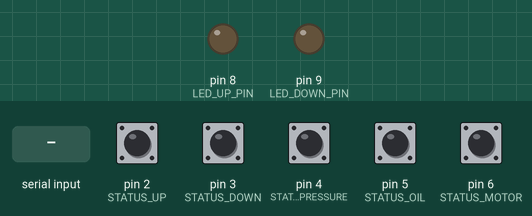
Recording of a sketch running on a simulated Arduino Mega 2560, built with avr-gcc and run on an emulated ATmega2560. Parts: output pins drawn as LEDs (lit = HIGH). The test bench sets the inputs (shaded band); at power-on: pin 2 (STATUS_UP), pin 3 (STATUS_DOWN), pin 4 (STATUS_PRESSURE), pin 5 (STATUS_OIL), pin 6 (STATUS_MOTOR) HIGH.

Above: at 1.2 s.
1.3 s: "up\n" received over the second serial link
At 2.0 s:
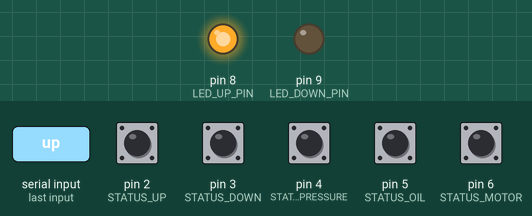
2.8 s: "down\n" received over the second serial link
At 3.2 s:
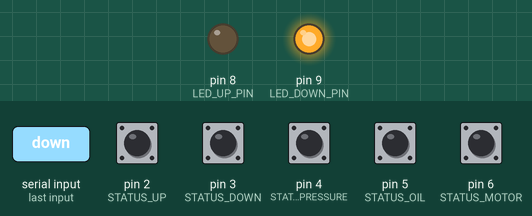
5.9 s: "stop\n" received over the second serial link
At 6.8 s:
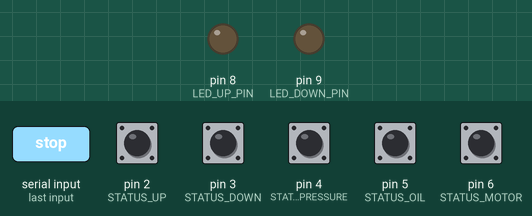
Timing chart, 0 to 8.4 s (numbered marks = the images above; inputs shaded):
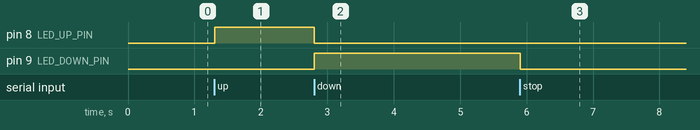

The sketch:

fishway_plc.ino
```cpp
const int LED_UP_PIN = 8;    // LED for up command
const int LED_DOWN_PIN = 9;   // LED for down command

// Status pin number
const uint8_t STATUS_UP = 2;
const uint8_t STATUS_DOWN = 3;
const uint8_t STATUS_PRESSURE = 4;
const uint8_t STATUS_OIL = 5;
const uint8_t STATUS_MOTOR = 6;

// For debouncing
unsigned long lastChangeTime = 0;
const unsigned long debounceDelay = 50; // 50ms

String receivedCommand = "";
bool commandComplete = false;

// Each bit represents each status
uint8_t previousStatus = 0;
uint8_t currentStatus = 0;

void setup() {
  // Initialize Serial1 communication
  Serial1.begin(9600);
  Serial.begin(9600);

  // Initialize LED pins
  pinMode(LED_UP_PIN, OUTPUT);
  pinMode(LED_DOWN_PIN, OUTPUT);
  pinMode(STATUS_UP, INPUT_PULLUP);
  pinMode(STATUS_DOWN, INPUT_PULLUP);
  pinMode(STATUS_PRESSURE, INPUT_PULLUP);
  pinMode(STATUS_OIL, INPUT_PULLUP);
  pinMode(STATUS_MOTOR, INPUT_PULLUP);

  // Turn off all LEDs initially
  digitalWrite(LED_UP_PIN, LOW);
  digitalWrite(LED_DOWN_PIN, LOW);

  Serial1.println("Arduino ready - waiting for commands");
}

void loop() {
  // Read incoming Serial1 data
  while (Serial1.available()) {
    char inChar = (char)Serial1.read();

    if (inChar == '\n') {
      commandComplete = true;
    } else {
      receivedCommand += inChar;
    }
  }

  // Process complete command
  if (commandComplete) {
    receivedCommand.trim(); // Remove any whitespace

    Serial1.print("Received: ");
    Serial1.println(receivedCommand);

    if (receivedCommand == "up") {
      digitalWrite(LED_UP_PIN, HIGH);
      digitalWrite(LED_DOWN_PIN, LOW);
      Serial1.println("LED UP ON");
    }
    else if (receivedCommand == "down") {
      digitalWrite(LED_DOWN_PIN, HIGH);
      digitalWrite(LED_UP_PIN, LOW);
      Serial1.println("LED DOWN ON");
    }
    else if (receivedCommand == "stop") {
      digitalWrite(LED_UP_PIN, LOW);
      digitalWrite(LED_DOWN_PIN, LOW);
      Serial1.println("ALL LEDs OFF");
    }
    else {
      Serial1.println("Unknown command");
    }

    // Reset for next command
    receivedCommand = "";
    commandComplete = false;
  }
  previousStatus = currentStatus;
  for(int i = STATUS_UP; i < STATUS_MOTOR + 1; i++){
    currentStatus = currentStatus << 1;
    currentStatus += digitalRead(i);
  }
  currentStatus = currentStatus & 0b00011111;

  if(currentStatus != previousStatus){
    unsigned long now = millis();
    if(now - lastChangeTime > debounceDelay){
      Serial.print(previousStatus, BIN);
      Serial.print(", ");
      Serial.println(currentStatus, BIN);
      Serial1.println(currentStatus);
      lastChangeTime = now;
    }
  }
}
```

Measured:
- after the input at 1.3 s, pin 8 (LED_UP_PIN): LOW → HIGH at once
- after the input at 2.8 s, pin 8 (LED_UP_PIN): HIGH → LOW at once; pin 9 (LED_DOWN_PIN): LOW → HIGH at once
- after the input at 5.9 s, pin 9 (LED_DOWN_PIN): HIGH → LOW at once
